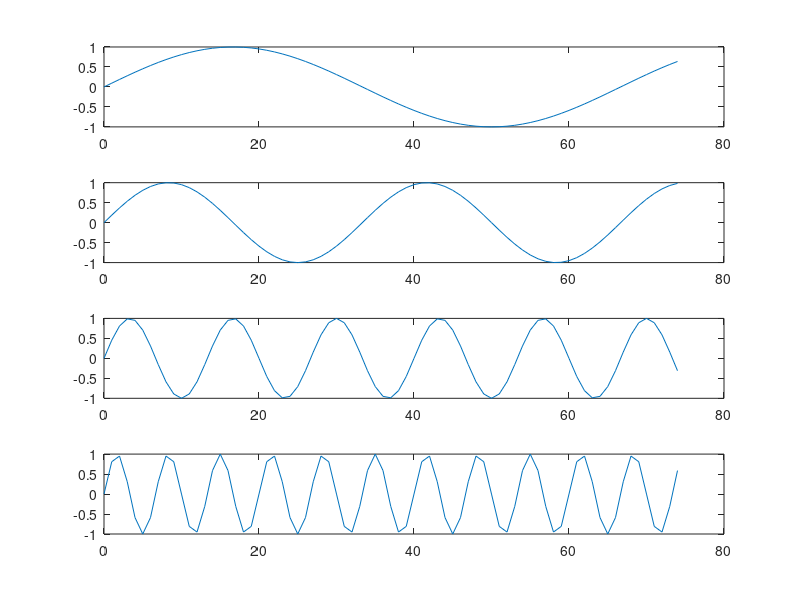
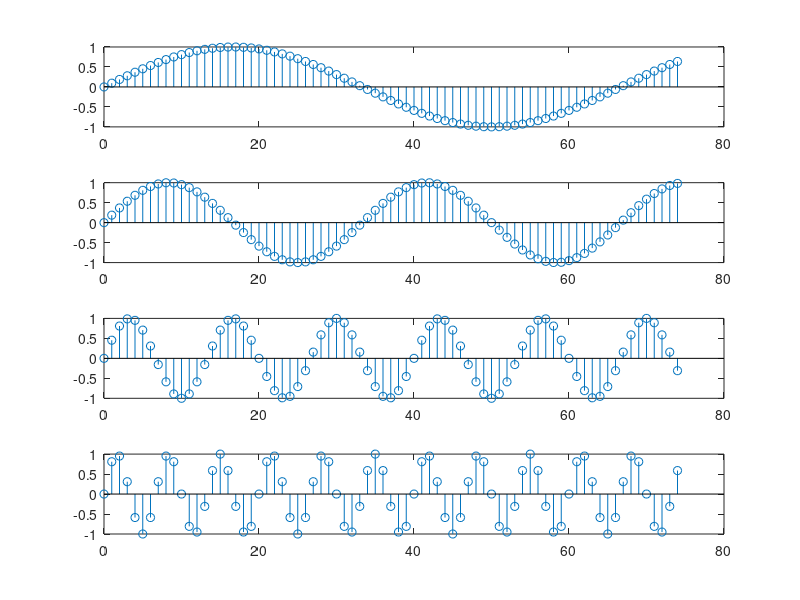

The MATLAB script that drew these images, in order:
muestras_n = 0:1:74;%Indica que son las primeras 75 muestras. De 0 a 74 con incrementos de 1

f01 = 0.01 ;%Valor definido por el ejercicio;
f02 = 0.02;%Valor definido por el ejercicio;
f05 = 0.05;%Valor definido por el ejercicio;
f1  = 0.1;%Valor definido por el ejercicio;

y01 = sin(3*pi*f01*muestras_n);%Funcion definida por el ejercicio. Ese utiliza la frecuencua de 0.01 
y02 = sin(3*pi*f02*muestras_n);%Funcion definida por el ejercicio. Ese utiliza la frecuencua de 0.02
y05 = sin(3*pi*f05*muestras_n);%Funcion definida por el ejercicio. Ese utiliza la frecuencua de 0.05
y1 = sin(3*pi*f1*muestras_n);%Funcion definida por el ejercicio. Ese utiliza la frecuencua de 0.1

f1 = figure('Name','Graficos por separado utilizando funcion plot','NumberTitle','on');
subplot(4,1,1)
plot(muestras_n,y01);

subplot(4,1,2)
plot(muestras_n,y02);

subplot(4,1,3)
plot(muestras_n,y05);

subplot(4,1,4)
plot(muestras_n,y1);

f1 = figure('Name','Graficos por separado utilizando funcion stem','NumberTitle','on');
subplot(4,1,1)
stem(muestras_n,y01);

subplot(4,1,2)
stem(muestras_n,y02);

subplot(4,1,3)
stem(muestras_n,y05);

subplot(4,1,4)
stem(muestras_n,y1);




